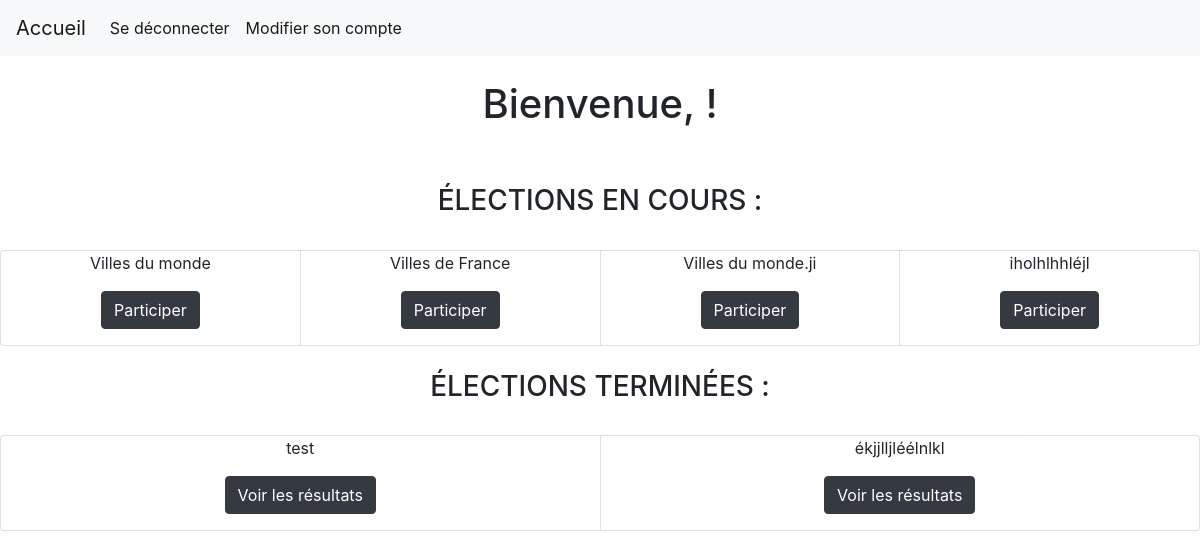
The page /ProjetWebS4/electeur.php on the database its author committed.
### tables this page shows
CREATE TABLE `Election` (
  `IdElection` int(10) NOT NULL AUTO_INCREMENT,
  `Intitule` varchar(50) NOT NULL,
  `estTerminee` tinyint(4) NOT NULL,
  `IdOrga` int(10) NOT NULL,
  PRIMARY KEY (IdElection),
  FOREIGN KEY (`IdOrga`) REFERENCES `Utilisateur` (`IdUtilisateur`)
);

### ProjetWebS4/electeur.php (the view, shortened to what this page needs)
<!DOCTYPE html>
<html>
<head>
	<link rel="stylesheet" href="https://stackpath.bootstrapcdn.com/bootstrap/4.3.1/css/bootstrap.min.css">
</head>
<header>
	<nav class="navbar navbar-expand-lg navbar-light bg-light">
		<div class="collapse navbar-collapse" id="navbarTogglerDemo01">
			<a class="navbar-brand" href="electeur.php">Accueil</a>
    		<ul class="navbar-nav mr-auto mt-2 mt-lg-0">
      		<li class="nav-item active">
        		<a class="nav-link" href="scripts/scriptDeconnexion.php">Se déconnecter</a>
      		</li>
      		<li class="nav-item active">
        		<a class="nav-link" href="modifierCompte.php">Modifier son compte</a>
      		</li>
  		</div>
	</nav>
</header>
<body>
	<?php echo '<div style="text-align: center;"><br><h1 class="h1">Bienvenue, '.$_SESSION["pseudo"].' !</h1><br></div>'; ?>
	<div style="text-align: center;"><br><h3 class="h3">ÉLECTIONS EN COURS :</h3><br></div>
	<div class="card-group">
			<?php
				$connexion = mysqli_connect("localhost", "root", "") or die("Impossible de se connecter : " . mysqli_error($connexion));
				mysqli_select_db($connexion, "ProjetWebS4");
				$requete = "SELECT * FROM Election";
				$resultatreq = mysqli_query($connexion,$requete);
				if($resultatreq)
				{
					while($ligneResultat = mysqli_fetch_array($resultatreq))
					{
						if($ligneResultat['estTerminee']==0){
							echo "<div class='card' style='text-align:center;'>";
							echo "<form method='post' action='participation.php?IdElec=".$ligneResultat['IdElection']."'>";
							echo "<p>".$ligneResultat['Intitule']."</p>";
							echo "<p><input type='submit' name='participer' class='btn btn-dark' value='Participer'></p>";
							echo "</form>";
							echo "</div>";
						}
					}
				}
				else
				{
					echo "Impossible de charger les elections en cours";
				}
			?>
	</div>
	<div style="text-align: center;"><br><h3 class="h3">ÉLECTIONS TERMINÉES :</h3><br></div>
	<div class="card-group">
			<?php
				$connexion = mysqli_connect("localhost", "root", "") or die("Impossible de se connecter : " . mysqli_error($connexion));
				mysqli_select_db($connexion, "ProjetWebS4");
				$requete = "SELECT * FROM Election";
				$resultatreq = mysqli_query($connexion,$requete);
				if($resultatreq)
				{
					while($ligneResultat = mysqli_fetch_array($resultatreq))
					{
						if($ligneResultat['estTerminee']==1){
							echo "<div class='card' style='text-align:center;'>";
							echo "<form method='post' action='voirResultats.php?IdElec=".$ligneResultat['IdElection']."'>";
							echo "<p>".$ligneResultat['Intitule']."</p>";
							echo "<p><input type='submit' name='resultats' class='btn btn-dark' value='Voir les résultats'></p>";
							echo "</form>";
							echo "</div>";
						}
					}
				}
				else
				{
					echo "Impossible de charger les elections termnées";
				}
			?>
	</div>
</body>
</html>

### rows shown on the page
election: Intitule "Villes du monde"
election: Intitule "Villes de France"
election: Intitule "Villes du monde.ji"
election: Intitule "iholhlhhléjl"
election: Intitule "test"
election: Intitule "ékjjlljléélnlkl"
